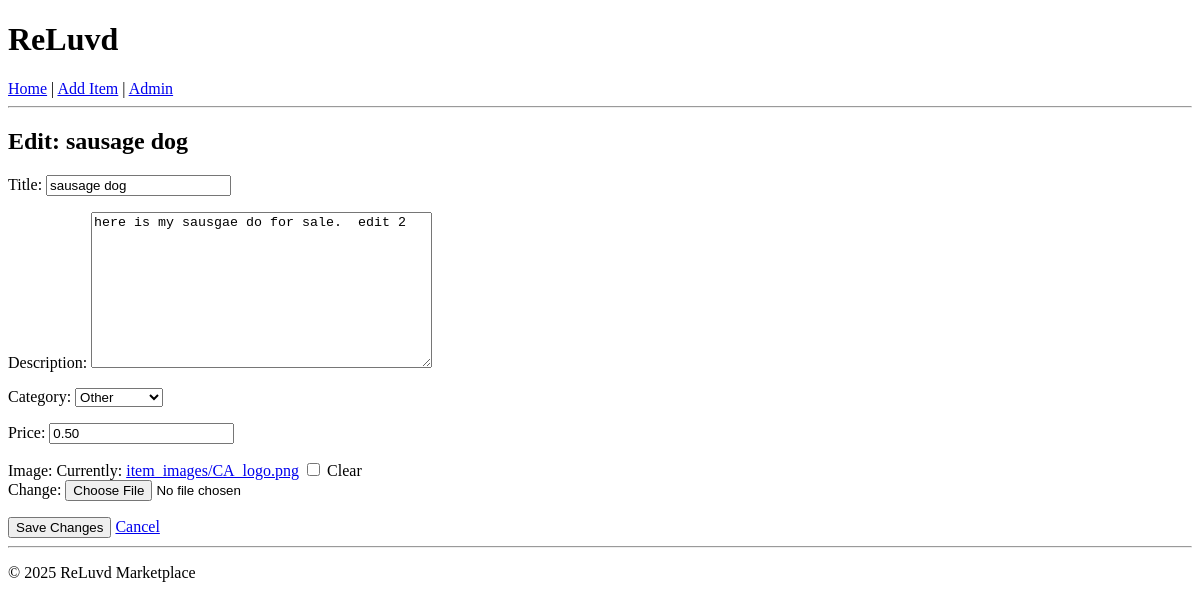
/3/edit/ (signed in), run on an earlier commit of the app's database.
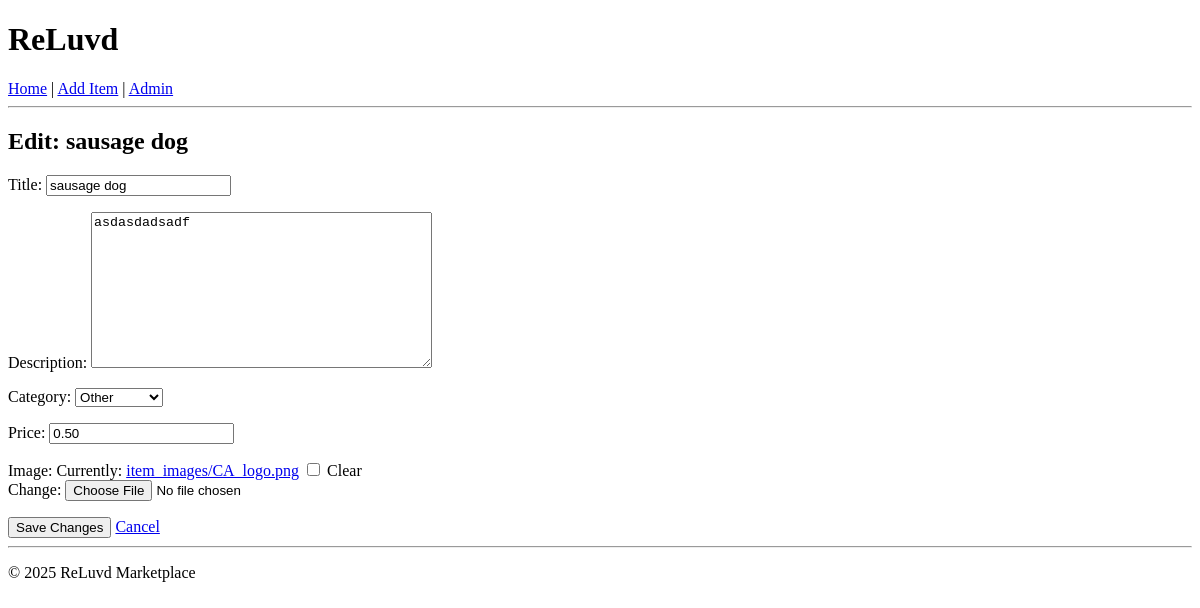
And on a later commit of the database.
### items/models.py (models this page shows, shortened)
class Item(models.Model):
    CATEGORY_CHOICES = [
        ("fashion", "Fashion"),
        ("electronics", "Electronics"),
        ("books", "Books"),
        ("home", "Home"),
        ("other", "Other"),
    ]
    title = models.CharField(max_length=100)
    description = models.TextField()
    category = models.CharField(max_length=20, choices=CATEGORY_CHOICES)
    price = models.DecimalField(max_digits=8, decimal_places=2)
    image = models.ImageField(upload_to="item_images/", blank=True, null=True)
    seller = models.ForeignKey(User, on_delete=models.CASCADE, related_name="items")
    date_posted = models.DateTimeField(auto_now_add=True)
    is_sold = models.BooleanField(default=False)

### items/views.py (the view)
# urls.py: path("<int:item_id>/edit/", views.edit_item, name="edit_item"),
@login_required
def edit_item(request, item_id):
    item = get_object_or_404(Item, pk=item_id, seller=request.user)
    if request.method == "POST":
        form = ItemForm(request.POST, request.FILES, instance=item)
        if form.is_valid():
            form.save()
            messages.success(request, "Item updated successfully.")
            return redirect("item_detail", item_id=item.id)
    else:
        form = ItemForm(instance=item)
    return render(request, "items/edit_item.html", {"form": form, "item": item})

### items/forms.py
class ItemForm(forms.ModelForm):
    class Meta:
        model = Item
        fields = ["title", "description", "category", "price", "image"]

### items/templates/items/edit_item.html (shortened to what this page needs)
{% extends "base.html" %}
{% block content %}
<main role="main" aria-labelledby="edit-item-title">
    <h2 id="edit-item-title">Edit: {{ item.title }}</h2>
    <form method="POST" enctype="multipart/form-data" aria-label="Edit item form">
        {{ form.as_p }}
        <button type="submit" aria-label="Save changes to {{ item.title }}">Save Changes</button>
        <a href="{% url 'item_detail' item.id %}" role="link" aria-label="Cancel and go back to item page">Cancel</a>
    </form>
</main>
{% endblock %}

What changed in the data, as far as the page shows it:
changed Item "sausage dog": description "here is my sausgae do for sale. edit 2" → "asdasdadsadf"
